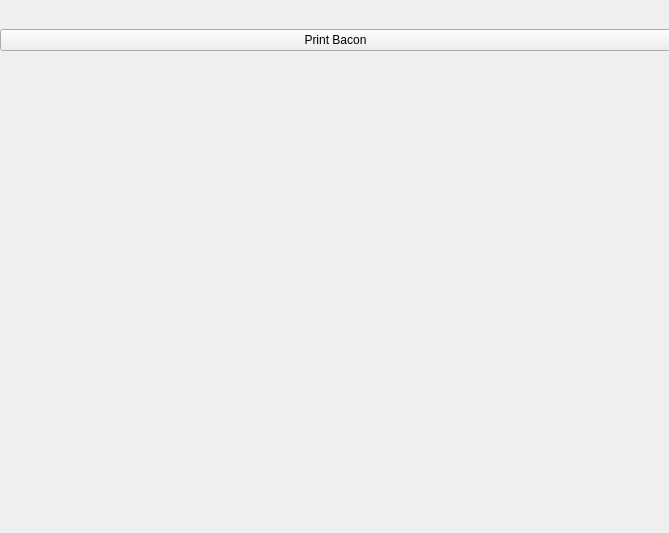
<?xml version="1.0" encoding="UTF-8"?>
<ui version="4.0">
 <class>Form</class>
 <widget class="QWidget" name="Form">
  <property name="geometry">
   <rect>
    <x>0</x>
    <y>0</y>
    <width>669</width>
    <height>533</height>
   </rect>
  </property>
  <property name="windowTitle">
   <string>Bacon Printer</string>
  </property>
  <widget class="QWidget" name="verticalLayoutWidget">
   <property name="geometry">
    <rect>
     <x>0</x>
     <y>10</y>
     <width>671</width>
     <height>61</height>
    </rect>
   </property>
   <layout class="QVBoxLayout" name="verticalLayout">
    <item>
     <widget class="QPushButton" name="PushButton">
      <property name="text">
       <string>Print Bacon</string>
      </property>
     </widget>
    </item>
   </layout>
  </widget>
 </widget>
 <resources/>
 <connections/>
</ui>
